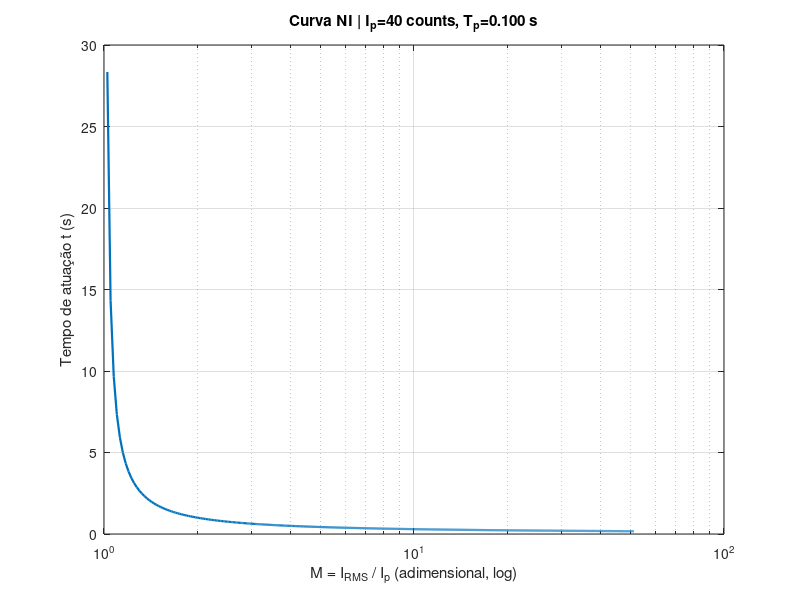
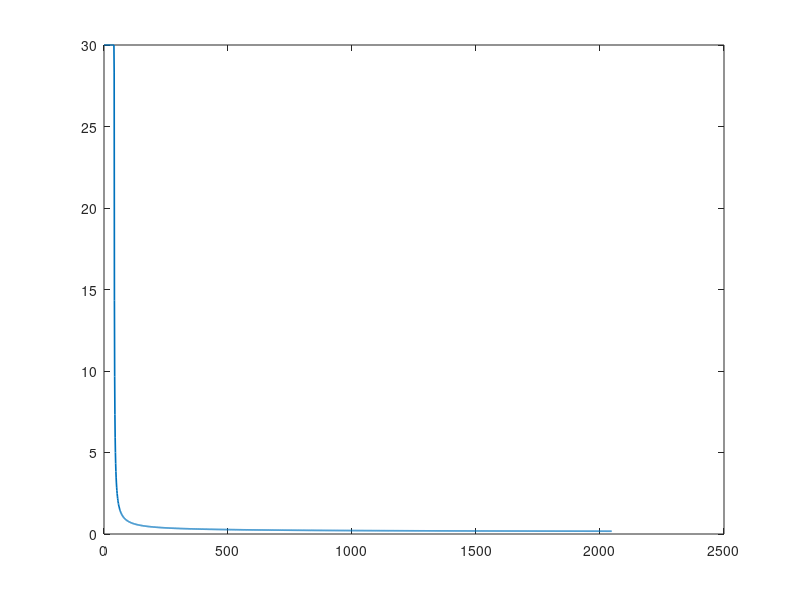

Recreate these plots in MATLAB, in order. (Note: this script raises an error after producing the figures.)
%% ================================================================
%  CURVA 51 / 51N (IEC): Geração de LUT (0..2047 contagens RMS)
%  Entradas: Tp, Ip (counts), curva, tmin, tmax
%  Saída: LUT em ms (inteira), com tmax até Ip
% ================================================================
clear; close all; clc;

%% --------- ENTRADAS DO USUÁRIO ---------------------------------
Tp_s    = 0.100;     % Time dial (segundos)
Ip      = 40;       % Pickup em contagens RMS (0..2047)
curva   = 'NI';      % 'NI' | 'VI' | 'EI' | 'LTI'
tmin_ms = 10;        % limite inferior (ms)
tmax_ms = 30000;     % limite superior (ms)

%% --------- EIXO DE IRMS (12 bits) ------------------------------
Irms = 0:2047;                       % todos os valores possíveis (RMS, 12 bits)
M    = Irms ./ max(Ip,1);            % razão M = I/Ip (evita divisão por zero)

%% --------- PARÂMETROS DA CURVA IEC -----------------------------
switch upper(strtrim(curva))
    case 'NI'   % Inversa Normal
        K = 0.14;   alpha = 0.02;
    case 'VI'   % Muito Inversa
        K = 13.5;   alpha = 1.00;
    case 'EI'   % Extremamente Inversa
        K = 80.0;   alpha = 2.00;
    case 'LTI'  % Inversa Longa
        K = 120.0;  alpha = 1.00;
    otherwise
        error('Curva inválida. Use: ''NI'', ''VI'', ''EI'' ou ''LTI''.');
end

%% --------- CÁLCULO DO TEMPO -----------------------------------
% Apenas para M>1 aplicamos a expressão; abaixo/igual a Ip => 0 (sem atuação)
idx_act  = (M > 1);
denom    = (M(idx_act).^alpha) - 1.0;
t_s      = zeros(size(Irms));             % segundos (double)
t_s(idx_act) = (K ./ denom) * Tp_s;       % t = K/(M^alpha - 1) * Tp

% Limites práticos em ms e quantização simples (inteiro)
t_ms          = 1000 * t_s;               % ms (double)
t_ms_raw = t_ms;
t_ms(idx_act) = max(t_ms(idx_act), tmin_ms);
t_ms(idx_act) = min(t_ms(idx_act), tmax_ms);

% ---- LUT final: 0..2047 em milissegundos, zeros até Ip ----------
lut_ms = round(t_ms);                      % inteiro (pode ser uint32 se quiser)
lut_ms(~idx_act) = tmax_ms;                      % força tmax nas posições Irms <= Ip

%% --------- GRÁFICOS --------------------------------------------
% (1) Temporização em segundos para Irms/Ip > 1
figure('Name','Tempo (s) apenas para M>1');
semilogx(M(idx_act), t_s(idx_act), 'LineWidth', 1.6);
grid on; xlabel('M = I_{RMS} / I_p (adimensional, log)');
ylabel('Tempo de atuação t (s)');
title(sprintf('Curva %s | I_p=%d counts, T_p=%.3f s', upper(curva), Ip, Tp_s));

% (2) LUT completa (0..2047) em ms
figure('Name','LUT completa 0..2047');
plot(Irms, lut_ms/1000, 'LineWidth', 1.2);
hold on; xline(Ip, '--r', 'Pickup (Ip)', 'LabelVerticalAlignment','bottom');
grid on; xlim([0 2047]);
xlabel('I_{RMS} (counts)');
ylabel('Tempo (s)');
title(sprintf('LUT 0..2047 (ms) | zeros até Ip=%d | Curva %s', Ip, upper(curva)));

%% --------- (Opcional) Exibir alguns valores --------------------
fprintf('Exemplos:\n');
for val = [50, 53, 54, 143, 406, 426, 435,445,493, 554,581,637]
    if val >= 0 && val <= 2047
        fprintf('Irms=%4d -> LUT=%5d ms\n', val, lut_ms(val+1));
    end
end


%% Geração de arquivo para inicializar RAM
% Supondo que o seu vetor é 'lut_ms' (1x2048 ou 2048x1), inteiro não-negativo
lut = uint32(lut_ms(:));                       % garante tipo inteiro
lut = min(lut, uint32(2^20-1));                % clamp em 20 bits

fid = fopen('lut_ms.mem','w');
fprintf(fid, '%05X\n', lut);                   % 20 bits -> 5 hex por linha
fclose(fid);

lut = uint32(lut_ms(:));
fid = fopen('lut_init.vhd','w');
fprintf(fid,'shared variable ram : memory_t := (\n');
for i = 1:numel(lut)
    fprintf(fid,'  %4d => std_logic_vector(to_unsigned(%u, 20)),\n', i-1, lut(i));
end
fprintf(fid,'  others => (others => ''0'')\n);\n');
fclose(fid);


%% Gerar coe

% Parâmetros
WIDTH = 20; 
DEPTH = 2048;

% vetor:
lut = uint32(lut_ms(:));              % garante tipo inteiro sem sinal
lut = mod(lut, 2^WIDTH);              % clamp/two's complement para WIDTH

% Ajusta tamanho: corta ou preenche com zero
if numel(lut) < DEPTH
    lut(end+1:DEPTH) = 0;
elseif numel(lut) > DEPTH
    lut = lut(1:DEPTH);
end

% Escreve COE em HEX com 5 dígitos (20 bits)
fid = fopen('lut_ms.coe','w');
fprintf(fid,'memory_initialization_radix=16;\n');
fprintf(fid,'memory_initialization_vector=\n');
for i = 1:DEPTH
    sep = ','; if i==DEPTH, sep = ';'; end
    fprintf(fid, '%05X%s\n', lut(i), sep);
end
fclose(fid);
